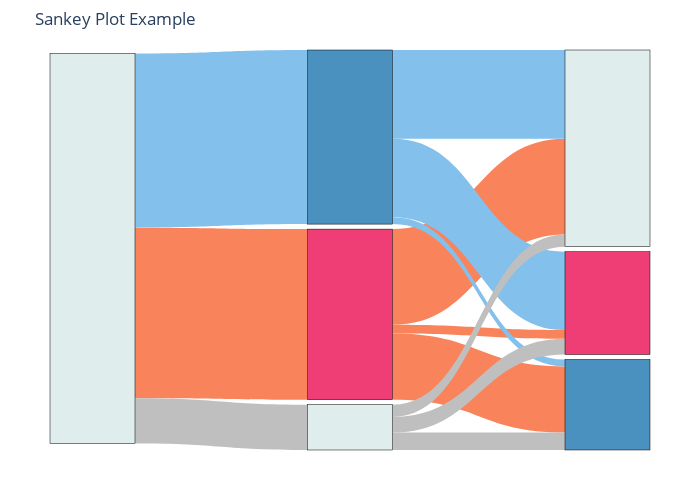

Source (notebook cell):
### Code cell
# sankey plots of proteins

import plotly.graph_objects as go

# Define the nodes and links of the Sankey plot
# sankey value for proteins
source2 = [0 , 0 , 0 , 1 , 1 , 1 , 2 , 2 , 2 , 3 , 3 , 3 ]
target2 = [1 , 2 , 3 , 4 , 5 , 6 , 4 , 5 , 6 , 4 , 5 , 6 ]
value2 =  [98, 100, 26,5 ,38 ,55  ,45,4,51 , 9 ,10 ,7  ]
label2 = ["Control", "Increase", "Decrease", "No Change", "Increase", "Decrease", "No Change"]

link_colors = ["#F9845B", "#83C0EC", "#BFBFBF", "#F9845B", "#F9845B", "#F9845B", "#83C0EC", "#83C0EC", "#83C0EC", "#BFBFBF", "#BFBFBF", "#BFBFBF"]
fig = go.Figure(data=[go.Sankey(
    node=dict(
        pad=5,
        thickness=85,
        line=dict(color="black", width=0.5),
        label=["", "", "", "","", "", ""]  # Set node labels to an empty string
    ),
    link=dict(
        source=source2,
        target=target2,
        value=value2,
        color=link_colors  # Set default color to blue
    )
)])

# Customize the plot layout
fig.update_layout(
    title="Sankey Plot Example",
    font=dict(size=12),
    height=500,
    width=700,
    margin=dict(l=50, r=50, t=50, b=50),
    colorway=["#D7E9E9","#EB0E54", "#1F76B1", "#D7E9E9","#EB0E54", "#1F76B1","#D7E9E9" ]   # Set custom colors
)
# Define the file path to save the plot
file_path = os.path.join(os.getcwd(), "D:\\project7_SMAD\\figure_3_macro_clustering_analysis\\sankey_pro.svg")

# Save the plot as a TIFF file to the specified path
fig.write_image(file_path, format='svg')
# Display the plot
fig.show()

### Figure 1 — Plotly figure (JSON) as saved in the notebook; plotly's stock layout.template omitted (floating-point values rounded to 4 significant figures)
{"data": [{"link": {"color": ["#F9845B", "#83C0EC", "#BFBFBF", "#F9845B", "#F9845B", "#F9845B", "#83C0EC", "#83C0EC", "#83C0EC", "#BFBFBF", "#BFBFBF", "#BFBFBF"], "source": [0, 0, 0, 1, 1, 1, 2, 2, 2, 3, 3, 3], "target": [1, 2, 3, 4, 5, 6, 4, 5, 6, 4, 5, 6], "value": [98, 100, 26, 5, 38, 55, 45, 4, 51, 9, 10, 7]}, "node": {"label": ["", "", "", "", "", "", ""], "line": {"color": "black", "width": 0.5}, "pad": 5, "thickness": 85}, "type": "sankey"}], "layout": {"colorway": ["#D7E9E9", "#EB0E54", "#1F76B1", "#D7E9E9", "#EB0E54", "#1F76B1", "#D7E9E9"], "font": {"size": 12}, "height": 500, "margin": {"b": 50, "l": 50, "r": 50, "t": 50}, "title": {"text": "Sankey Plot Example"}, "width": 700}}
